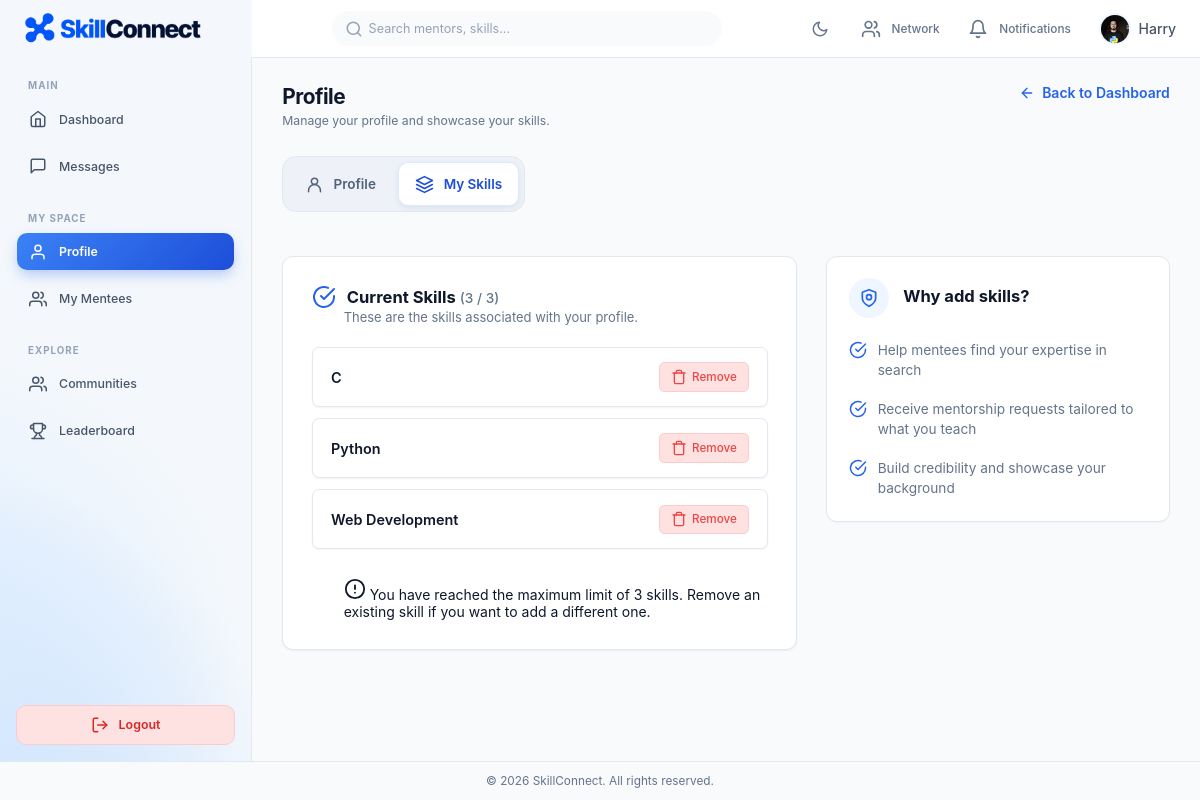
The page /profile.php?tab=skills (signed in) on the database its author committed.
### tables this page shows
CREATE TABLE `skills` (
  `skill_id` int NOT NULL AUTO_INCREMENT,
  `skill_name` varchar(50) NOT NULL,
  PRIMARY KEY (`skill_id`),
  UNIQUE KEY `skill_name` (`skill_name`)
);

### profile.php (the view, shortened to what the rows shown need)
<?php
require_once 'includes/db_connect.php';
require_once 'includes/auth.php';
$current_user_id = getCurrentUserId();
$target_user_id = $current_user_id;
$is_own_profile = ($target_user_id === $current_user_id);
$active_tab = ($_GET['tab'] ?? '') === 'skills' ? 'skills' : 'profile';
$user_not_found = false;
$profile_skills = [];
if (!$user_not_found) {
    try {
        $skillStmt = $pdo->prepare("
            SELECT s.skill_id, s.skill_name
            FROM user_skills us
            JOIN skills s ON us.skill_id = s.skill_id
            WHERE us.user_id = ?
            ORDER BY s.skill_name ASC
        ");
        $skillStmt->execute([$target_user_id]);
        $profile_skills = $skillStmt->fetchAll(PDO::FETCH_ASSOC);
    } catch (PDOException $e) {
        error_log("User Skills Fetch Error (profile.php): " . $e->getMessage());
    }
}
if (file_exists('includes/header.php')) {
    require_once 'includes/header.php';
}
?>
<div class="profile-page-wrapper">
    <header class="profile-header-top">
        <div>
            <h1 class="page-title"><?= $is_own_profile ? 'Profile' : 'User Profile' ?></h1>
        </div>
    </header>
    <?php if ($user_not_found): ?>
        <div class="profile-alert alert-danger">
            The requested user profile does not exist or could not be found.
        </div>
    <?php elseif ($is_own_profile): ?>
        <div id="tab-skills" class="tab-content <?= $active_tab === 'skills' ? 'active' : '' ?>">
            <div class="my-skills-grid">
                <div class="skills-management-col">
                    <section class="card edit-card" style="padding: 2rem !important; border: 1px solid var(--border-color); border-radius: var(--radius-lg); background-color: var(--surface-color); box-shadow: 0 1px 2px 0 rgba(0, 0, 0, 0.05);">
                        <div class="current-skills-box" style="background: transparent; border: none; padding: 0; margin-bottom: 0;">
                            <?php if (empty($profile_skills)): ?>
                                <div class="empty-state" style="box-shadow: none; border: 1px dashed var(--border-color); padding: 1rem 1.25rem; border-radius: var(--radius-md); text-align: center;">
                                    <div class="empty-state-icon" style="width: 38px; height: 38px; margin-bottom: 0.35rem;">
                                        <svg viewBox="0 0 24 24" width="20" height="20" fill="none" stroke="currentColor" stroke-width="2" stroke-linecap="round" stroke-linejoin="round">
                                            <polyline points="16 18 22 12 16 6"></polyline>
                                            <polyline points="8 6 2 12 8 18"></polyline>
                                        </svg>
                                    </div>
                                    <h3 style="font-size: 0.95rem; font-weight: 600; margin: 0; color: var(--text-main);">No skills added yet</h3>
                                </div>
                            <?php else: ?>
                                <div class="edit-skill-list">
                                    <?php foreach ($profile_skills as $skill): ?>
                                        <div class="edit-skill-item" style="padding: 1rem 1.25rem;">
                                            <span class="skill-name" style="font-size: 1rem;"><?= htmlspecialchars($skill['skill_name'], ENT_QUOTES, 'UTF-8') ?></span>
                                            <form action="actions/skill_process.php" method="POST" style="margin:0;" class="js-confirm-remove-skill" data-skill-name="<?= htmlspecialchars($skill['skill_name'], ENT_QUOTES, 'UTF-8') ?>">
                                                <button type="submit" class="btn-remove-skill" data-loading-text="Removing...">
                                                    <svg width="16" height="16" viewBox="0 0 24 24" fill="none" stroke="currentColor" stroke-width="2" stroke-linecap="round" stroke-linejoin="round">
                                                        <polyline points="3 6 5 6 21 6"></polyline>
                                                        <path d="M19 6v14a2 2 0 0 1-2 2H7a2 2 0 0 1-2-2V6m3 0V4a2 2 0 0 1 2-2h4a2 2 0 0 1 2 2v2"></path>
                                                    </svg>
                                                    Remove
                                                </button>
                                            </form>
                                        </div>
                                    <?php endforeach; ?>
                                </div>
                            <?php endif; ?>
                        </div>
                    </section>
                </div>
                <div class="why-skills-col">
                    <section class="card why-skills-card">
                        <div class="edit-card-header" style="border-bottom: none; margin-bottom: 0; padding-bottom: 0;">
                            <div class="header-text">
                                <h2 style="font-size: 1.15rem; margin-top: 8px;">Why add skills?</h2>
                            </div>
                        </div>
                    </section>
                </div>
            </div>
        </div>
    <?php endif; ?>
</div>
<?php
if (file_exists('includes/footer.php')) {
    require_once 'includes/footer.php';
}
?>

### rows shown on the page
skills: skill_name "C"
skills: skill_name "Python"
skills: skill_name "Web Development"

### other values the page prints
explode(' ', trim($nav_name))[0] ?: 'Me' "Harry"
$current_skill_count "3"
